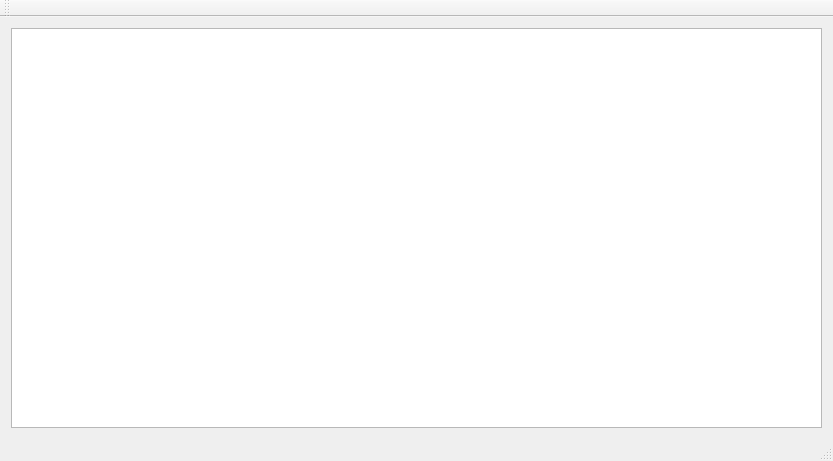
<?xml version="1.0" encoding="UTF-8"?>
<ui version="4.0">
 <class>MainWindow</class>
 <widget class="QMainWindow" name="MainWindow">
  <property name="geometry">
   <rect>
    <x>0</x>
    <y>0</y>
    <width>833</width>
    <height>461</height>
   </rect>
  </property>
  <property name="windowTitle">
   <string>MainWindow</string>
  </property>
  <widget class="QWidget" name="centralWidget">
   <layout class="QHBoxLayout" name="horizontalLayout">
    <item>
     <widget class="QTextBrowser" name="textBrowser"/>
    </item>
   </layout>
  </widget>
  <widget class="QMenuBar" name="menuBar">
   <property name="geometry">
    <rect>
     <x>0</x>
     <y>0</y>
     <width>833</width>
     <height>28</height>
    </rect>
   </property>
  </widget>
  <widget class="QToolBar" name="mainToolBar">
   <attribute name="toolBarArea">
    <enum>TopToolBarArea</enum>
   </attribute>
   <attribute name="toolBarBreak">
    <bool>false</bool>
   </attribute>
  </widget>
  <widget class="QStatusBar" name="statusBar"/>
 </widget>
 <layoutdefault spacing="6" margin="11"/>
 <resources/>
 <connections/>
</ui>
